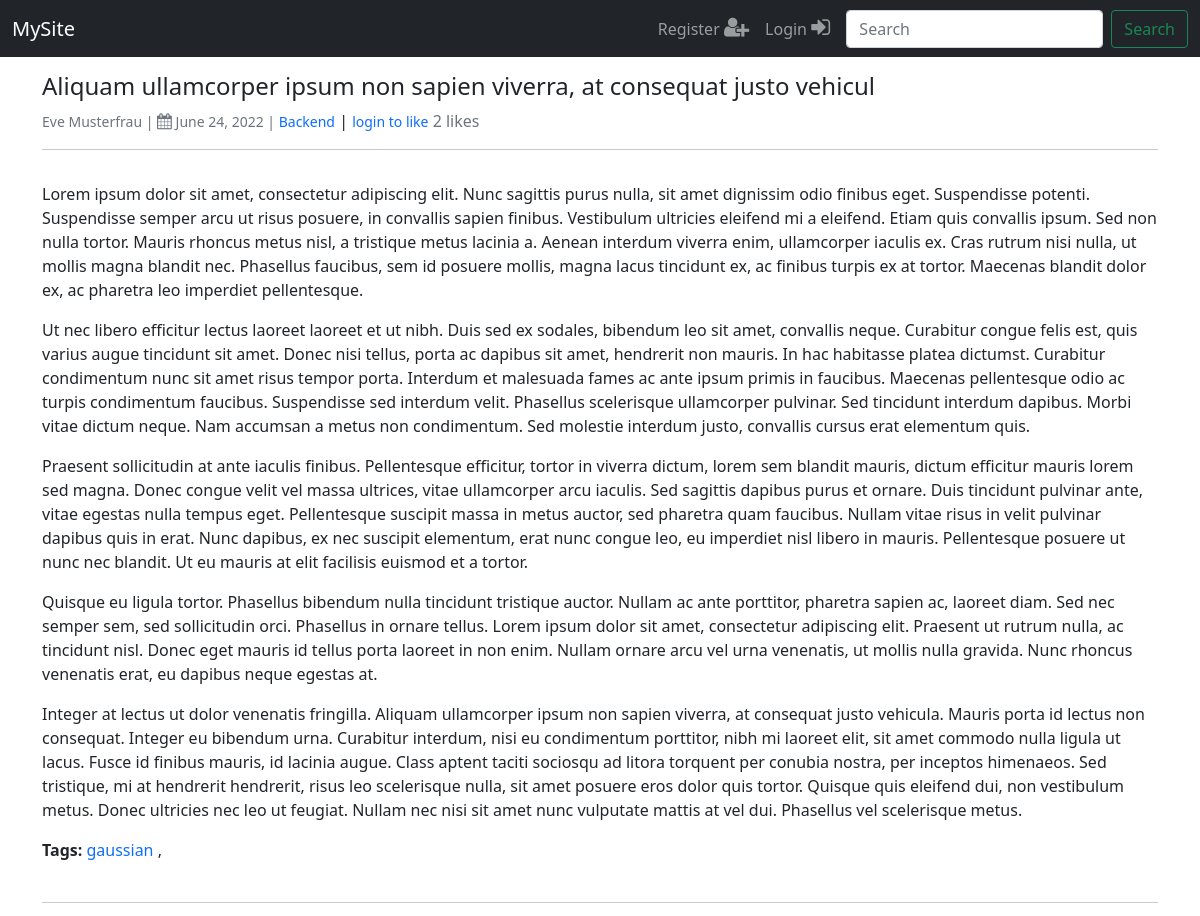
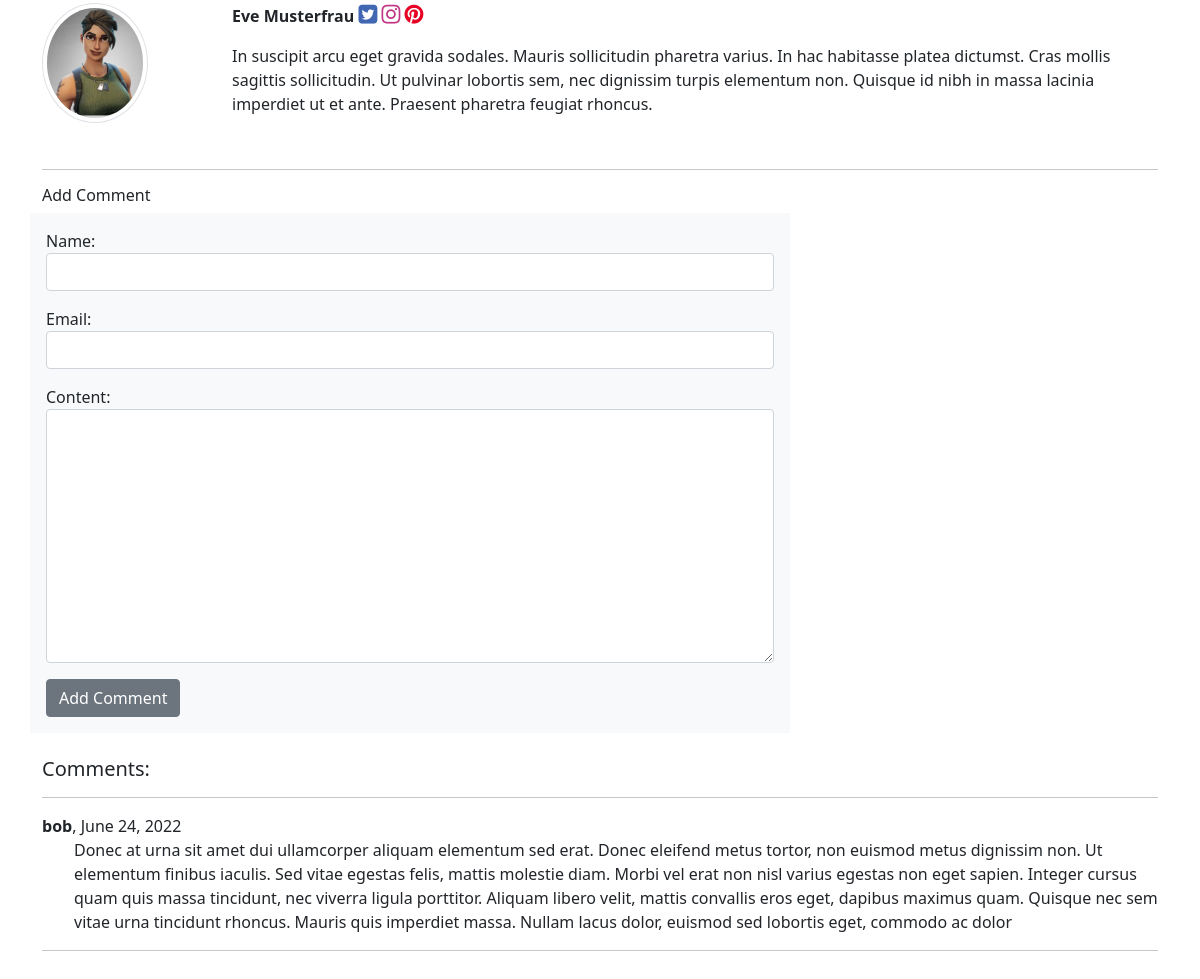
Screenshot of /post/aliquam-ullamcorper-ipsum-non-sapien-viverra-at-consequat-justo-vehicul with the database file from the repository (2 pictures, top to bottom).
### blog/models.py (models this page shows, shortened)
class Post(models.Model):
    title = models.CharField(max_length=200, unique=True)
    slug = models.SlugField(max_length=255, blank=True, null=True, editable=False)
    author = models.ForeignKey(settings.AUTH_USER_MODEL, on_delete=models.CASCADE)
    header_image_url = models.CharField(max_length=255, blank=True, null=True)
    body = RichTextField(blank=True, null=True)
    post_date = models.DateTimeField(auto_now_add=True)
    category = models.ForeignKey(Category,
                                on_delete=models.PROTECT,
                                default=1,
                                related_name='posts')
    tag = models.CharField(max_length=200, blank=True, null=True)
    tags = GenericRelation(TaggedItem, related_query_name='posts')
    likes = models.ManyToManyField(settings.AUTH_USER_MODEL, related_name='blog_posts')
    approved = models.BooleanField(default=False)
    objects = customs.PostManager()
    def total_likes(self):
        return self.likes.count()
    class Meta:
        ordering = ['-post_date']

class Category(models.Model):
    name = models.CharField(max_length=255, unique=True)
    slug = models.SlugField(max_length=50, blank=True, null=True, editable=False)

class Profile(models.Model):
    user = models.OneToOneField(settings.AUTH_USER_MODEL,
                            on_delete=models.CASCADE,
                        )
    bio = models.TextField(null=True, blank=True)
    profile_image = models.ImageField(null=True,
                                    blank=True,
                                    upload_to="images/profile")
    facebook_url = models.CharField(max_length=200, null=True, blank=True)
    twiiter_url = models.CharField(max_length=200, null=True, blank=True)
    instagram_url = models.CharField(max_length=200, null=True, blank=True)
    linkedin_url = models.CharField(max_length=200, null=True, blank=True)
    pinterest_url = models.CharField(max_length=200, null=True, blank=True)

class Comment(models.Model):
    post = models.ForeignKey(Post,
                            on_delete=models.CASCADE,
                            related_name='comments')
    name = models.CharField(max_length=200, null=False, blank=False)
    email = models.EmailField(null=False, blank=False)
    content = models.TextField(max_length=1024)
    date_added = models.DateField(auto_now_add=True)

### core/models.py (models this page shows)
class User(AbstractUser):
    email = models.EmailField(unique=True)

### tags/models.py (models this page shows, shortened)
class TaggedItem(models.Model):
    tag = models.ForeignKey(Tag, on_delete=models.CASCADE)
    content_type = models.ForeignKey(ContentType,
                                on_delete=models.CASCADE)
    object_id = models.PositiveIntegerField()
    content_object = GenericForeignKey()

class Tag(models.Model):
    label = models.CharField(max_length=50, unique=True)

### blog/views.py (the view)
# urls.py: path('post/<str:slug>', views.PostDetailView.as_view(), name='post'),
class PostDetailView(DetailView):
    model = Post
    template_name = 'blog/post.html'
    form = CommentForm
    def get_context_data(self, **kwargs):
        context = super().get_context_data(**kwargs)
        context['form'] = self.form
        post = get_object_or_404(Post, slug=self.kwargs['slug'])
        liked = False
        if post.likes.filter(id= self.request.user.id):
            liked = True
        context['liked'] = liked
        context['post_detail'] = post
        return context

### blog/customs.py (called while the page is built)
    def get_queryset(self):
        return SearchQuerySet(self.model, using=self.db)

### blog/templates/blog/post.html (shortened to what this page needs)
{% extends 'blog/base.html' %}
{% load static %}
{% block content %}
    <h4>{{ post_detail.title }}</h4>
    <small class="text-muted"> {{ post_detail.author.first_name }} {{ post_detail.author.last_name }} |
        <i class="fa fa-calendar" aria-hidden="true" style="font-size:16px;"></i> {{ post_detail.post_date.date }} |
        <a href=" {% url 'blog:cat-posts' post_detail.category.id %} " class="text-decoration-none">{{ post_detail.category.name }}</a></small> |
        <form action="{% url 'blog:like-post' post_detail.pk %}" method="POST" class="d-inline"> {%csrf_token%}
        {% if user.is_authenticated %}
            {% if liked %}
            <button type="submit", name="post_id", value="{{ post_detail.id }}" class ="btn btn-outline-danger btn-sm"><i class="fa fa-thumbs-down" aria-hidden="true"></i></button>
            {% else %}
            <button type="submit", name="post_id", value="{{ post_detail.id }}" class ="btn btn-outline-info btn-sm"><i class="fa fa-thumbs-up" aria-hidden="true"></i></button>
            {% endif %}
        {% else %}
            <p class="d-inline"><small><a href="{% url 'login' %}" class="text-decoration-none">login to like</a></small></p>
        {% endif %}
        <p class="d-inline text-muted">{{post_detail.total_likes}} likes</p>
        </form>
    <hr>
    <p> {{ post_detail.body | safe }} </p>
    <p  class="d-inline"><b>Tags:</b></p>
    {% for tagged_item in post_detail.tags.all %}
        <a href="{% url 'blog:tag-posts' tagged_item.tag_id %}" class="text-decoration-none">{{ tagged_item.tag.label }}</a>
        {% if not loop.last %}
        ,
        {% endif %}
    {% endfor %}
    <br>
    <br>
    <hr>
    <div class="row">
        <div class="col-2">
        {% if post_detail.author.profile.profile_image %}
            <img src="{{post_detail.author.profile.profile_image.url}}"  class="profile-image-post img-thumbnail rounded-circle"/>
        {% else %}
            <img src="{% static 'blog/images/default-pic.png' %}" class="profile-image-post img-thumbnail rounded-circle"/>
        {% endif %}
    </div>
        <div class="col-10">
            <div class="row">
                <div class="col-12">
                    <p style="font-weight: bold;" class="d-inline-flex">{{post_detail.author.first_name}} {{post_detail.author.last_name}}</p>
                        {% if post_detail.author.profile.twiiter_url%}
                        <a href=""><i class="fa fa-twitter-square" style="font-size:22px; color:#4267B2;"></i></a>
                        {% endif %}
                        {% if post_detail.author.profile.instagram_url%}
                        <a href=""><i class="fa fa-instagram" style="font-size:22px; color:	#C13584;"></i></a>
                        {% endif %}
                        {% if post_detail.author.profile.pinterest_url%}
                        <a href=""><i class="fa fa-pinterest" style="font-size:22px; color:	#E60023;"></i></a>
                        {% endif %}
               </div>
            </div>
            {{ post_detail.author.profile.bio }}
        </div>
    </div>
   <hr>
    <div class="row">
    <h6>Add Comment</h6>
    <div class="col-8 form-group bg-light" style="padding: 1em;">
        <form method="POST" action="{% url 'blog:submit-commit' post_detail.slug %}">
            {{ form.as_p }}
            <button class="btn btn-secondary">Add Comment</button>
        </form>
    </div>
    <div class="col-3"></div>
    </div>
    <br>
    <h5>Comments:</h5>
    <hr>
    {% if not post_detail.comments.all %}
        No comments yet ..
    {% else %}
        {% for comment in post_detail.comments.all %}
            <b>{{ comment.name }}</b>, {{ comment.date_added }} <br>
            <p style="margin-left: 2em;"> {{ comment.content }} </p>
            <hr>
        {% endfor %}
    {% endif %}
{% endblock %}

### blog/templates/blog/base.html (shortened to what this page needs)
{% load static %}
<!doctype html>
<html lang="en">
  <head>
    <link href="https://cdn.jsdelivr.net/npm/bootstrap@5.1.3/dist/css/bootstrap.min.css" rel="stylesheet">
    <link rel="stylesheet" href="https://cdnjs.cloudflare.com/ajax/libs/font-awesome/4.7.0/css/font-awesome.min.css">
    <link rel="stylesheet" type="text/css" href="{% static 'blog/css/style.css' %}"/>
  </head>
  <body>
    <nav class="navbar fixed-top navbar-expand-lg navbar-top navbar-dark bg-dark">
        <div class="container-fluid">
          <a class="navbar-brand" href="{% url 'blog:index' %}">MySite</a>
          <div class="collapse navbar-collapse" id="navbarSupportedContent">
            <ul class="navbar-nav justify-content-end">
              {% if not user.is_authenticated %}
              <li class="nav-item">
                <a class="nav-link" aria-current="page" href=" {% url 'core:register' %} ">Register <i class="fa fa-user-plus" aria-hidden="true" style="font-size:22px;"></i></a>
              </li>
              {% endif %}
              {% if not user.is_authenticated %}
              <li class="nav-item">
                <a class="nav-link" aria-current="page" href=" {% url 'login' %} ">Login <i class="fa fa-sign-in" aria-hidden="true" style="font-size:22px;"></i></a>
              </li>
              {% endif %}
            </ul>
            <form class="d-flex" style="text-align: center;" method="GET" action=" {% url 'blog:post-search' %} ">
              <input class="form-control me-2" type="search" name="search_query" placeholder="Search" aria-label="Search">
              <button class="btn btn-outline-success" type="submit">Search</button>
            </form>
          </div>
        </div>
      </nav>
      <br><br>
    <div class="container"><br>
        <div class="row">
          <div class="col-12">
              {% block content %}
              {% endblock %}
          </div>
        </div>
      <br></div>
      <br><br><br><br>
  </body>
</html>

### blog/static/blog/css/style.css (style rules this page uses)
.profile-image-post { height: auto; width: auto; display: block; max-width: 80%; max-height: 80%; margin: 5px, auto; }

### rows the page displays
Post: title "Aliquam ullamcorper ipsum non sapien viverra, at consequat justo vehicul", author.first_name "Eve", author.last_name "Musterfrau", post_date "June 24, 2022", category.name "Backend", total_likes "2", body "Lorem ipsum dolor sit amet, consectetur adipiscing elit. Nunc sagittis purus nulla, sit amet dignissim odio finibus eget. Suspendisse potenti. Suspendisse semper arcu ut risus posuere, in convallis sapien finibus. Vestibulum ultricies eleifend mi a eleifend. Etiam quis convallis ipsum. Sed non nulla tortor. Mauris rhoncus metus nisl, a tristique metus lacinia a. Aenean interdum viverra enim, ullamcorper iaculis ex. Cras rutrum nisi nulla, ut mollis magna blandit nec. Phasellus faucibus, sem id posuere mollis, magna lacus tincidunt ex, ac finibus turpis ex at tortor. Maecenas blandit dolor ex, ac pharetra leo imperdiet pellentesque. Ut nec libero efficitur lectus laoreet laoreet et ut nibh.…", author.profile.profile_image (picture), author.profile.bio "In suscipit arcu eget gravida sodales. Mauris sollicitudin pharetra varius. In hac habitasse platea dictumst. Cras mollis sagittis sollicitudin. Ut pulvinar lobortis sem, nec dignissim turpis elementum non. Quisque id nibh in massa lacinia imperdiet ut et ante. Praesent pharetra feugiat rhoncus."
TaggedItem: tag.label "gaussian"
Comment: name "bob", date_added "June 24, 2022", content "Donec at urna sit amet dui ullamcorper aliquam elementum sed erat. Donec eleifend metus tortor, non euismod metus dignissim non. Ut elementum finibus iaculis. Sed vitae egestas felis, mattis molestie diam. Morbi vel erat non nisl varius egestas non eget sapien. Integer cursus quam quis massa tincidunt, nec viverra ligula porttitor. Aliquam libero velit, mattis convallis eros eget, dapibus maximus quam. Quisque nec sem vitae urna tincidunt rhoncus. Mauris quis imperdiet massa. Nullam lacus dolor, euismod sed lobortis eget, commodo ac dolor"
